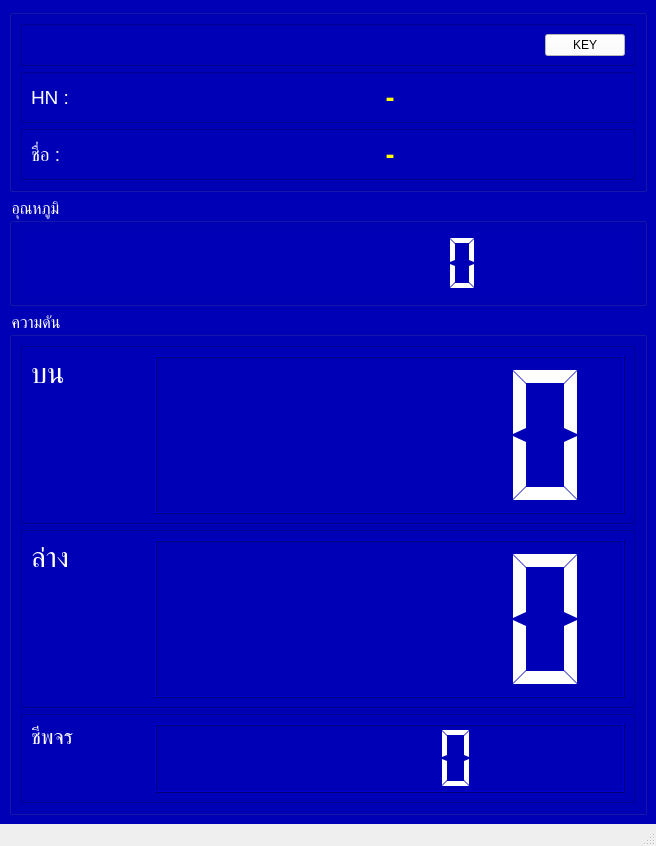
<?xml version="1.0" encoding="UTF-8"?>
<ui version="4.0">
 <class>MainWindow</class>
 <widget class="QMainWindow" name="MainWindow">
  <property name="geometry">
   <rect>
    <x>0</x>
    <y>0</y>
    <width>656</width>
    <height>846</height>
   </rect>
  </property>
  <property name="windowTitle">
   <string>BP-II</string>
  </property>
  <property name="styleSheet">
   <string notr="true"/>
  </property>
  <widget class="QWidget" name="centralwidget">
   <property name="styleSheet">
    <string notr="true">background-color:rgb(0, 0, 182)</string>
   </property>
   <layout class="QVBoxLayout" name="verticalLayout" stretch="15,15,70">
    <item>
     <widget class="QGroupBox" name="groupBox">
      <property name="title">
       <string/>
      </property>
      <layout class="QVBoxLayout" name="verticalLayout_2">
       <item>
        <widget class="QFrame" name="frame">
         <property name="frameShape">
          <enum>QFrame::StyledPanel</enum>
         </property>
         <property name="frameShadow">
          <enum>QFrame::Raised</enum>
         </property>
         <layout class="QHBoxLayout" name="horizontalLayout">
          <item>
           <widget class="QLineEdit" name="txtId">
            <property name="styleSheet">
             <string notr="true">border:0;
color:white;</string>
            </property>
           </widget>
          </item>
          <item>
           <widget class="QLineEdit" name="txtDummy">
            <property name="styleSheet">
             <string notr="true">border:0;
color:white;</string>
            </property>
           </widget>
          </item>
          <item>
           <widget class="QPushButton" name="btnKey">
            <property name="styleSheet">
             <string notr="true">background-color:white</string>
            </property>
            <property name="text">
             <string>KEY</string>
            </property>
           </widget>
          </item>
         </layout>
        </widget>
       </item>
       <item>
        <widget class="QFrame" name="frame_3">
         <property name="frameShape">
          <enum>QFrame::StyledPanel</enum>
         </property>
         <property name="frameShadow">
          <enum>QFrame::Raised</enum>
         </property>
         <layout class="QHBoxLayout" name="horizontalLayout_2" stretch="20,80">
          <item>
           <widget class="QLabel" name="label">
            <property name="font">
             <font>
              <pointsize>14</pointsize>
             </font>
            </property>
            <property name="styleSheet">
             <string notr="true">color:white</string>
            </property>
            <property name="text">
             <string>HN :</string>
            </property>
           </widget>
          </item>
          <item>
           <widget class="QLabel" name="lbHn">
            <property name="font">
             <font>
              <pointsize>20</pointsize>
              <weight>75</weight>
              <bold>true</bold>
             </font>
            </property>
            <property name="styleSheet">
             <string notr="true">color:yellow</string>
            </property>
            <property name="text">
             <string>-</string>
            </property>
            <property name="alignment">
             <set>Qt::AlignCenter</set>
            </property>
           </widget>
          </item>
         </layout>
        </widget>
       </item>
       <item>
        <widget class="QFrame" name="frame_2">
         <property name="frameShape">
          <enum>QFrame::StyledPanel</enum>
         </property>
         <property name="frameShadow">
          <enum>QFrame::Raised</enum>
         </property>
         <layout class="QHBoxLayout" name="horizontalLayout_3" stretch="20,80">
          <item>
           <widget class="QLabel" name="label_2">
            <property name="font">
             <font>
              <pointsize>14</pointsize>
             </font>
            </property>
            <property name="styleSheet">
             <string notr="true">color:white</string>
            </property>
            <property name="text">
             <string>ชื่อ :</string>
            </property>
           </widget>
          </item>
          <item>
           <widget class="QLabel" name="lbFullname">
            <property name="font">
             <font>
              <pointsize>20</pointsize>
              <weight>75</weight>
              <bold>true</bold>
             </font>
            </property>
            <property name="styleSheet">
             <string notr="true">color:yellow</string>
            </property>
            <property name="text">
             <string>-</string>
            </property>
            <property name="alignment">
             <set>Qt::AlignCenter</set>
            </property>
           </widget>
          </item>
         </layout>
        </widget>
       </item>
      </layout>
     </widget>
    </item>
    <item>
     <widget class="QGroupBox" name="groupBox_2">
      <property name="font">
       <font>
        <pointsize>12</pointsize>
       </font>
      </property>
      <property name="styleSheet">
       <string notr="true">color:white</string>
      </property>
      <property name="title">
       <string>อุณหภูมิ</string>
      </property>
      <layout class="QHBoxLayout" name="horizontalLayout_4" stretch="90">
       <item>
        <widget class="QLCDNumber" name="lcdTp">
         <property name="font">
          <font>
           <pointsize>14</pointsize>
          </font>
         </property>
         <property name="frameShape">
          <enum>QFrame::Box</enum>
         </property>
         <property name="lineWidth">
          <number>0</number>
         </property>
         <property name="digitCount">
          <number>10</number>
         </property>
         <property name="segmentStyle">
          <enum>QLCDNumber::Flat</enum>
         </property>
        </widget>
       </item>
      </layout>
     </widget>
    </item>
    <item>
     <widget class="QGroupBox" name="groupBox_3">
      <property name="font">
       <font>
        <pointsize>12</pointsize>
       </font>
      </property>
      <property name="styleSheet">
       <string notr="true">color:white</string>
      </property>
      <property name="title">
       <string>ความดัน</string>
      </property>
      <layout class="QVBoxLayout" name="verticalLayout_3" stretch="40,40,20">
       <item>
        <widget class="QFrame" name="frame_4">
         <property name="font">
          <font>
           <pointsize>36</pointsize>
          </font>
         </property>
         <property name="frameShape">
          <enum>QFrame::StyledPanel</enum>
         </property>
         <property name="frameShadow">
          <enum>QFrame::Raised</enum>
         </property>
         <layout class="QHBoxLayout" name="horizontalLayout_5" stretch="20,80">
          <item alignment="Qt::AlignTop">
           <widget class="QLabel" name="label_3">
            <property name="font">
             <font>
              <pointsize>22</pointsize>
             </font>
            </property>
            <property name="text">
             <string>บน</string>
            </property>
           </widget>
          </item>
          <item>
           <widget class="QLCDNumber" name="lcdBps">
            <property name="styleSheet">
             <string notr="true"/>
            </property>
            <property name="segmentStyle">
             <enum>QLCDNumber::Flat</enum>
            </property>
           </widget>
          </item>
         </layout>
        </widget>
       </item>
       <item>
        <widget class="QFrame" name="frame_5">
         <property name="frameShape">
          <enum>QFrame::StyledPanel</enum>
         </property>
         <property name="frameShadow">
          <enum>QFrame::Raised</enum>
         </property>
         <layout class="QHBoxLayout" name="horizontalLayout_6" stretch="20,80">
          <item alignment="Qt::AlignTop">
           <widget class="QLabel" name="label_4">
            <property name="font">
             <font>
              <pointsize>22</pointsize>
             </font>
            </property>
            <property name="text">
             <string>ล่าง</string>
            </property>
           </widget>
          </item>
          <item>
           <widget class="QLCDNumber" name="lcdBpd">
            <property name="segmentStyle">
             <enum>QLCDNumber::Flat</enum>
            </property>
           </widget>
          </item>
         </layout>
        </widget>
       </item>
       <item>
        <widget class="QFrame" name="frame_6">
         <property name="frameShape">
          <enum>QFrame::StyledPanel</enum>
         </property>
         <property name="frameShadow">
          <enum>QFrame::Raised</enum>
         </property>
         <layout class="QHBoxLayout" name="horizontalLayout_7" stretch="20,80">
          <item alignment="Qt::AlignTop">
           <widget class="QLabel" name="label_5">
            <property name="font">
             <font>
              <pointsize>16</pointsize>
             </font>
            </property>
            <property name="text">
             <string>ชีพจร</string>
            </property>
           </widget>
          </item>
          <item>
           <widget class="QLCDNumber" name="lcdPulse">
            <property name="segmentStyle">
             <enum>QLCDNumber::Flat</enum>
            </property>
           </widget>
          </item>
         </layout>
        </widget>
       </item>
      </layout>
     </widget>
    </item>
   </layout>
  </widget>
  <widget class="QStatusBar" name="statusbar"/>
 </widget>
 <resources/>
 <connections/>
</ui>
